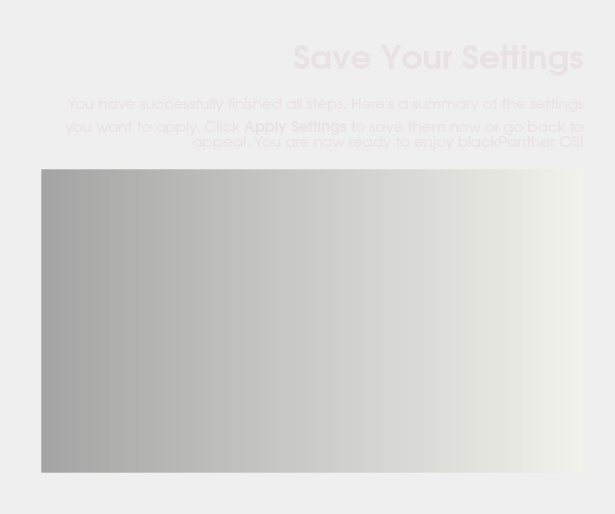
<?xml version="1.0" encoding="UTF-8"?>
<ui version="4.0">
 <class>summaryWidget</class>
 <widget class="QWidget" name="summaryWidget">
  <property name="geometry">
   <rect>
    <x>0</x>
    <y>0</y>
    <width>615</width>
    <height>514</height>
   </rect>
  </property>
  <property name="windowTitle">
   <string>Summary</string>
  </property>
  <property name="styleSheet">
   <string>color: rgb(234, 225, 228);</string>
  </property>
  <layout class="QGridLayout" name="gridLayout">
   <item row="0" column="1">
    <spacer name="verticalSpacer_2">
     <property name="orientation">
      <enum>Qt::Vertical</enum>
     </property>
     <property name="sizeType">
      <enum>QSizePolicy::Fixed</enum>
     </property>
     <property name="sizeHint" stdset="0">
      <size>
       <width>20</width>
       <height>20</height>
      </size>
     </property>
    </spacer>
   </item>
   <item row="2" column="1">
    <widget class="QTextEdit" name="textSummary">
     <property name="sizePolicy">
      <sizepolicy hsizetype="Expanding" vsizetype="Expanding">
       <horstretch>0</horstretch>
       <verstretch>0</verstretch>
      </sizepolicy>
     </property>
     <property name="font">
      <font>
       <family>URW Gothic L</family>
       <pointsize>10</pointsize>
      </font>
     </property>
     <property name="styleSheet">
      <string notr="true">#textSummary{background-color: qlineargradient(spread:pad, x1:0, y1:0, x2:1, y2:0, stop:0 rgba(0, 0, 0, 81), stop:0.00537634 rgba(0, 0, 0, 80), stop:1 rgba(250, 250, 230, 80));

border: 1px solid rgb(236, 236, 236, 80);
padding: 20px}
</string>
     </property>
    </widget>
   </item>
   <item row="2" column="2">
    <spacer name="horizontalSpacer_2">
     <property name="orientation">
      <enum>Qt::Horizontal</enum>
     </property>
     <property name="sizeType">
      <enum>QSizePolicy::Fixed</enum>
     </property>
     <property name="sizeHint" stdset="0">
      <size>
       <width>20</width>
       <height>20</height>
      </size>
     </property>
    </spacer>
   </item>
   <item row="5" column="1">
    <spacer name="verticalSpacer_3">
     <property name="orientation">
      <enum>Qt::Vertical</enum>
     </property>
     <property name="sizeType">
      <enum>QSizePolicy::Fixed</enum>
     </property>
     <property name="sizeHint" stdset="0">
      <size>
       <width>20</width>
       <height>30</height>
      </size>
     </property>
    </spacer>
   </item>
   <item row="1" column="1">
    <layout class="QVBoxLayout" name="verticalLayout_2">
     <item>
      <widget class="QLabel" name="label">
       <property name="sizePolicy">
        <sizepolicy hsizetype="Preferred" vsizetype="Fixed">
         <horstretch>0</horstretch>
         <verstretch>0</verstretch>
        </sizepolicy>
       </property>
       <property name="minimumSize">
        <size>
         <width>0</width>
         <height>50</height>
        </size>
       </property>
       <property name="font">
        <font>
         <family>URW Gothic L</family>
         <pointsize>25</pointsize>
         <weight>75</weight>
         <bold>true</bold>
        </font>
       </property>
       <property name="styleSheet">
        <string/>
       </property>
       <property name="text">
        <string>Save Your Settings</string>
       </property>
       <property name="alignment">
        <set>Qt::AlignRight|Qt::AlignTrailing|Qt::AlignVCenter</set>
       </property>
      </widget>
     </item>
     <item>
      <spacer name="verticalSpacer_5">
       <property name="orientation">
        <enum>Qt::Vertical</enum>
       </property>
       <property name="sizeType">
        <enum>QSizePolicy::Fixed</enum>
       </property>
       <property name="sizeHint" stdset="0">
        <size>
         <width>20</width>
         <height>10</height>
        </size>
       </property>
      </spacer>
     </item>
     <item>
      <widget class="QLabel" name="labelMouseDesc">
       <property name="minimumSize">
        <size>
         <width>300</width>
         <height>0</height>
        </size>
       </property>
       <property name="font">
        <font>
         <family>URW Gothic L</family>
         <pointsize>11</pointsize>
        </font>
       </property>
       <property name="styleSheet">
        <string notr="true"/>
       </property>
       <property name="text">
        <string>&lt;!DOCTYPE HTML PUBLIC &quot;-//W3C//DTD HTML 4.0//EN&quot; &quot;http://www.w3.org/TR/REC-html40/strict.dtd&quot;&gt;
&lt;html&gt;&lt;head&gt;&lt;meta name=&quot;qrichtext&quot; content=&quot;1&quot; /&gt;&lt;style type=&quot;text/css&quot;&gt;
p, li { white-space: pre-wrap; }
&lt;/style&gt;&lt;/head&gt;&lt;body style=&quot; font-family:'URW Gothic L'; font-size:11pt; font-weight:400; font-style:normal;&quot;&gt;
&lt;p style=&quot; margin-top:0px; margin-bottom:0px; margin-left:0px; margin-right:0px; -qt-block-indent:0; text-indent:0px;&quot;&gt;You have successfully finished all steps. Here's a summary of the settings you want to apply. Click &lt;span style=&quot; font-weight:600;&quot;&gt;Apply Settings&lt;/span&gt; to save them now or go back to appeal. You are now ready to enjoy blackPanther OS!&lt;/p&gt;&lt;/body&gt;&lt;/html&gt;</string>
       </property>
       <property name="alignment">
        <set>Qt::AlignRight|Qt::AlignTrailing|Qt::AlignVCenter</set>
       </property>
       <property name="wordWrap">
        <bool>true</bool>
       </property>
      </widget>
     </item>
     <item>
      <spacer name="verticalSpacer_6">
       <property name="orientation">
        <enum>Qt::Vertical</enum>
       </property>
       <property name="sizeType">
        <enum>QSizePolicy::Fixed</enum>
       </property>
       <property name="sizeHint" stdset="0">
        <size>
         <width>20</width>
         <height>10</height>
        </size>
       </property>
      </spacer>
     </item>
    </layout>
   </item>
   <item row="2" column="0">
    <spacer name="horizontalSpacer_3">
     <property name="orientation">
      <enum>Qt::Horizontal</enum>
     </property>
     <property name="sizeType">
      <enum>QSizePolicy::Fixed</enum>
     </property>
     <property name="sizeHint" stdset="0">
      <size>
       <width>30</width>
       <height>20</height>
      </size>
     </property>
    </spacer>
   </item>
  </layout>
 </widget>
 <resources/>
 <connections/>
</ui>
